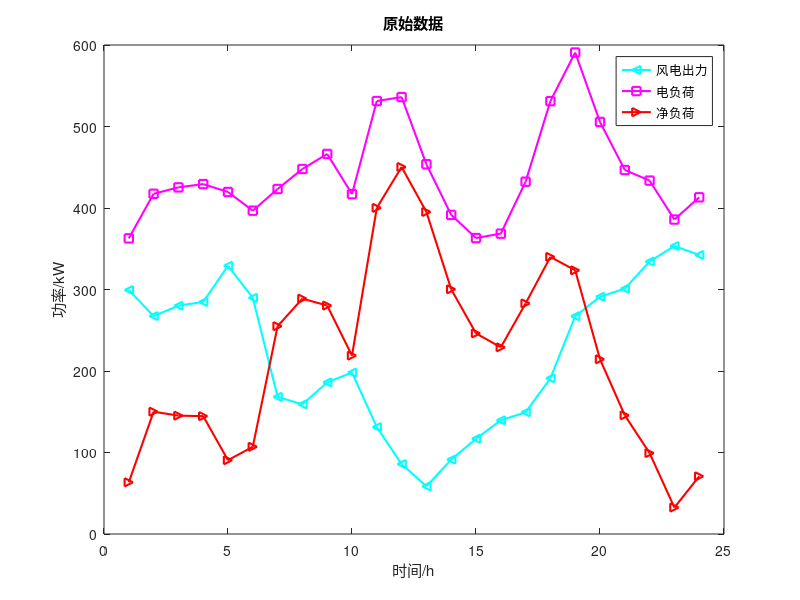

MATLAB code for this plot: (Note: this script raises an error after producing the figure.)
%%  日前调度
clc
clear
close all
%% 数据导入 
% 调度周期
T = 24;
% 风电预测功率
P_predict = [299.31684570,267.37369850,280.08537360,284.77268320,329.09958680,289.71075430,168.28435840,159.06405380,186.0346144,198.1329347,131.11925170,85.775255530,58.515213000,91.257579160,116.95062800,139.50968970,149.37751450,191.11097300,267.21249580,291.12690360,300.99492390,334.31913910,353.35715740,342.35149640];
% 电负荷
EleLoad = 0.3*[1209.1268,1391.49,1417.724,1431.1808,1398.852,1322.37,1410.948,1492.848,1554.336,1390.158,1770.804,1786.932,1512.252,1305.108,1210.398,1228.514,1440.852,1770.426,1969.128,1685.124,1488.746,1445.374,1286.138,1377.11];
% 净负荷
NetLoad = EleLoad - P_predict;
% 原始数据
figure
plot(P_predict,'c-<','LineWidth',1.5)
hold on
plot(EleLoad,'m-s','LineWidth',1.5)
plot(NetLoad,'r->','LineWidth',1.5)
legend('风电出力','电负荷','净负荷')
xlabel('时间/h');
ylabel('功率/kW');
title('原始数据');
%% 相关参数
a = 0.00336; % 成本系数a
b = 113.4; % 成本系数b
c = 7000; % 成本系数c
C_start = 31500; % 启停成本
eg = 0.9; % 火电机组i的碳排放强度 单位：t/（MW·h）
E_beta = 0.9; % 碳捕集效率
P_yita = 1.05; % 再生塔和压缩机最大工作状态系数
lamda_a = 0.0725;
lamda_dc = 0.6525; % 单位捕碳量能耗
P_D1=10; % 碳捕集固定能耗
P_BA = ones(1,24);
P_BA(1,:) = P_D1.* ones(1,24);  
K_q = 4000;%弃风惩罚成本系数
K_T = 120; %碳交易价格
delta_h = 0.7; %碳配额系数
delta_xz = 0.9;%烟气分流比限值
C_FL = 165159.4 * 1e4;%碳捕集设备总成本
N_ZJ  = 15;%碳捕集设备折旧年限
r_rate = 0.08;%碳捕集电厂项目贴现率
P_G_max = 600; % 机组最大出力 单位：MW
P_G_min = 300; % 机组最小出力
R_u = 50; % 机组上爬坡
R_d = 50; % 机组下爬坡
T_on_min = 6; % 最小开机时间
T_off_min = 6; % 最小关停时间
M_MEA = 61.08; % M_MEA的摩尔质量
M_co2 = 44; % 二氧化碳的摩尔质量
theta = 0.4; % 再生塔解析量
CR = 40; % 醇胺溶液浓度(%)
rou_R = 1.01; % 醇胺溶液密度
V_CR = 30000; % 溶液储液装置容量
V_R0 = 1000;%富液存储器初始体积
V_L0 = 5000;%贫液存储器初始体积
rate_max = 400;
K_R = 1.17; % 乙醇胺溶剂成本系数
fai = 1.5; % 溶剂运行损耗系数
%% 决策变量
% 电力源出力
P_w = sdpvar(1,24,'full'); % 风电机组出力
P_G = sdpvar(1,24,'full'); % 火电机组出力
% 碳捕集相关
P_N = sdpvar(1,24,'full'); % 机组净出力
P_CC = sdpvar(1,24,'full');% 碳捕集运行能耗
P_OP = sdpvar(1,24,'full');% 碳捕集能耗
P_absorb = sdpvar(1,24,'full');
P_desorb = sdpvar(1,24,'full');
E_G = sdpvar(1,24,'full'); % 碳捕集机组产生的总碳排放
E_AB = sdpvar(1,24,'full'); % 机组捕获的总碳排放
E_DE = sdpvar(1,24,'full'); % 机组解析的总碳排放
E_liguid = sdpvar(1,24,'full');
E_NET = sdpvar(1,24,'full');
V_AB = sdpvar(1,24,'full'); % 
V_DE = sdpvar(1,24,'full');
V_R = sdpvar(1,24,'full'); % 富液体积
V_L = sdpvar(1,24,'full'); % 贫液体积
P_cut = sdpvar(1,24,'full'); % 系统可削减电负荷
P_DE = sdpvar(1,24,'full'); % 系统经过过需求响应后的电负荷
u = binvar(1,24,'full'); % 机组启停状态
T_on = sdpvar(1,24,'full'); 
T_off = sdpvar(1,24,'full');
delta = sdpvar(1,24);%烟气分流比
%% 约束条件
C = [];  %约束条件初始
% 【综合灵活运行方式】碳捕集电厂数学模型 公式（1）-（3）
for t=1:24
    C = [C,0 <= P_G(t)];
    C = [C,P_G(t) == P_N(t) + P_CC(t)]; % 机组输出总功率
    C = [C,P_CC(t) == P_BA(t) + P_OP(t)]; % 碳捕集运行功率
    C = [C,P_absorb(t) == lamda_a * E_AB(t)]; % 碳捕集运行功率
    C = [C,P_desorb(t) == lamda_dc * E_DE(t)]; % 碳捕集运行功率
    C = [C,P_OP(t) == lamda_a * E_AB(t)+  lamda_dc * E_DE(t)]; % 碳捕集设备运行能耗
    C = [C,E_G(t) == eg * P_G(t)];% 碳捕集机组产生的总碳排放
    C = [C,E_AB(t) ==  E_beta * delta(t) * E_G(t)]; % 机组捕获的二氧化碳总量
    C = [C,E_NET(t) ==  (1 - E_beta * delta(t)) * E_G(t)]; % 净碳排
    %C = [C, P_G_min - P_lamda * P_yita * E_beta * delta(t) * eg * P_G_max - P_BA <= P_N(t) <= P_G_max-P_BA]; % 【综合灵活运行方式】碳捕集电厂净出力范围    
    C = [C, 1 - delta_xz <= delta(t) <= delta_xz]; %烟气分流比限值约束
    C = [C, -0.02 * EleLoad(t) <= P_cut(t) <= 0];
    C = [C, P_DE(t) == EleLoad(t) + P_cut(t) ];% 切负荷后的电负荷
    C = [C, P_w(t) + P_N(t) == P_DE(t) ]; % 电力平衡
    C = [C,0 <= E_AB(t) <= P_yita * E_beta * eg * P_G_max];   % 510.3t二氧化碳
end

%% 其他约束
% 火电机组出力约束
for t=1:24
    C = [C, P_G_min * u(t) <= P_G(t) <= P_G_max * u(t)];
    C = [C, 0 <= P_w(t) <= P_predict(t)];
end

% 火电机组爬坡约束
for t = 2:24
    C = [C, P_G(t) - P_G(t-1) <= u(t) * R_u]; % 上爬坡约束
    C = [C, P_G(t-1) - P_G(t) <= u(t-1) * R_d]; % 下爬坡约束
end
% 火电机组启停约束
for t = 2:24
    % 更新连续开机与关停时间
    T_on(t) = T_on(t-1) + u(t-1);
    T_off(t) = T_off(t-1) + (1 - u(t-1));
    % 启停约束
    C = [C, (T_on(t-1) - T_on_min) * (u(t-1) - u(t)) >= 0];
    C = [C, (T_off(t-1) - T_off_min) * (u(t) - u(t-1)) >= 0];
end
% 碳捕集装置约束
for t=1:24
    C = [C,V_AB(t)==(M_MEA * E_AB(t))/(M_co2 * theta * CR/100 * rou_R)]; % 电厂i的溶液存储器t时刻释放二氧化碳所需的溶液体积 注意单位换算
    C = [C,V_DE(t)==(M_MEA * E_DE(t))/(M_co2 * theta * CR/100 * rou_R)];
    for i= 1:t
       C = [C,V_R(i) == V_R0 + sum(V_AB(1:i) - V_DE(1:i))]; % 富液变化
       C = [C,V_L(i) == V_L0 + sum(V_DE(1:i) - V_AB(1:i))]; % 贫液变化
       C = [C,E_liguid(i) ==  sum(E_AB(1:i) - E_DE(1:i))];
       C = [C,E_liguid(t) >=  0];
    end
    C = [C,0 <= V_R(t)<=V_CR]; % 富液体积
    C = [C,0 <= V_L(t)<=V_CR]; % 贫液体积
end 
    C=[C,V_L0 == V_L(24)];% 贫液初始平衡
    C=[C,V_R0 == V_R(24)];% 富液初始平衡
for t=1:23
     C = [C,0 <= abs(V_R(t+1) - V_R(t))<= rate_max * P_yita]; % 流速
     C = [C,0 <= abs(V_L(t+1) - V_L(t))<= rate_max * P_yita]; % 流速
end
%% 目标函数
F=0;
 for t=1:24
    C_loadcut(t) = 400 * abs(P_cut(t)); % 失负荷成本
    C_H(t) = a * P_G(t)* P_G(t) + b * P_G(t) + c; % 火电机组煤耗成本
    C_R(t) = K_R * fai * E_AB(t); % 溶剂损耗成本
    C_T(t) = K_T * (E_G(t) - E_AB(t)- delta_h * P_G(t));% 碳交易成本 = 碳交易价格*（净碳排 - 配额碳排）
    C_q(t) = K_q *(P_predict(t) - P_w(t)); % 弃风惩罚成本
 end
 for t = 2:24
        C_k(t)= (u(t) * (1 - u(t-1)) + u(t-1) * (1 - u(t))) * C_start;
 end
F = F + sum(C_loadcut) + sum(sum(C_H)) +sum(sum(C_k)) + sum(sum(C_R)) + sum(C_T) + sum(C_q);

 %% 求解器配置
ops = sdpsettings('verbose',2,'solver','gurobi','gurobi.MIPGap',1e-6,'gurobi.Heuristics',0.9,'gurobi.TuneTimeLimit',0);
result = optimize(C,F,ops);
s_F = value(F);
s_F1 = value(sum(C_loadcut));
s_C_H = value(sum(C_H));
s_C_R = value(sum(C_R));
s_C_T = value(sum(C_T));
s_C_q = value(sum(C_q));
s_C_k = value(sum(sum(C_k)));
display(['最优规划结果 : ', num2str(s_F)]);
disp(['火电机组煤耗成本: ', num2str(s_C_H)]);
disp(['溶剂损耗成本: ', num2str(s_C_R)]);
disp(['碳交易成本: ', num2str(s_C_T)]);
disp(['弃风惩罚成本: ', num2str(s_C_q)]);
disp(['电能需求响应成本: ', num2str(s_F1)]);
disp(['机组启停成本: ', num2str(s_C_k)]);
%% 数据获取
s_P_w = value(P_w); % 风电机组出力
s_P_G = value(P_G); % 火电机组出力
s_P_N = value(P_N); % 机组净出力
s_u = value(u);
% 碳捕集相关
s_delta = value(delta);
s_P_CC = value(P_CC); % 碳捕集运行能耗
s_P_OP = value(P_OP); % 碳捕集能耗
s_P_absorb = value(P_absorb); % 碳捕集能耗
s_P_desorb = value(P_desorb); % 碳捕集能耗
s_E_G = value(E_G); % 碳捕集机组产生的总碳排放
s_E_AB = value(E_AB); % 机组捕获的总碳排放
s_E_DE = value(E_DE); % 机组解析的总碳排放
s_E_NET = value(E_NET); % 净碳捕集量
s_E_liguid = value(E_liguid);
s_V_AB = value(V_AB); % 贫液流量
s_V_DE = value(V_DE); % 富液流量
s_V_R = value(V_R); % 富液体积
s_V_L = value(V_L); % 贫液体积
rate_absorb = s_V_AB/rate_max;
rate_desorb = s_V_DE/rate_max;
E_netpower_emisson = eg *s_P_N;
% 负荷
s_P_cut = value(P_cut); % 系统可削减电负荷
s_P_DE = value(P_DE); % 切负荷后的电负荷
%% 数据分析与画图
% 电力系统
for t=1:24
    Plot_EleNet(1,t) = P_w(t);
    Plot_EleNet(2,t) = P_N(t);
    Plot_EleNet(3,t) = P_CC(t);
end
Plot_EleNet = Plot_EleNet';
figure
bar(Plot_EleNet,'stacked');
hold on
plot(EleLoad,'-r^',...
                'Color',[1,0,0],...  
                'LineWidth',1,...
                'MarkerEdgeColor','k',...
                'MarkerFaceColor',[0 0 1],...
                'MarkerSize',5);
plot(s_P_DE,'-g^',...
                'Color',[0,1,0],...  
                'LineWidth',1,...
                'MarkerEdgeColor','y',...
                'MarkerFaceColor',[1 0 1],...
                'MarkerSize',5);
xlabel('时间/h');
ylabel('功率/kW');
title('电功率平衡');
hold on
legend({['风电','碳捕集机组净出力','碳捕集能耗','电负荷','P-DE']},...
'FontSize',10,'Location','northwest','NumColumns',3);
% 风电出力
figure
plot(s_P_w,'r-s','LineWidth',1.5)
hold on
plot(P_predict,'c--','LineWidth',1.5)
legend({'风功率','风功率预测值'})
xlabel('时间/h');
ylabel('功率/kW');
title('风电功率');

%% 碳捕集机组
hours = 1:24; % 时段
% 电厂的功率构成
figure;
yyaxis left % 创建双y轴图，左侧y轴用于功率累加值
b = bar(hours, [s_P_N', P_BA', s_P_OP'], 'stacked','FaceColor','flat');
for k = 1:3
    b(k).CData = k;
end
ylabel('碳捕集电厂功率 (MW)');
yyaxis right % 创建双y轴图，右侧y轴用于烟气分流比
plot(hours, s_delta, 'k--', 'LineWidth', 1.5);
ylim([0 1]);
ylabel('烟气分流比');
title('电厂各部分功率组成');
xlabel('时段');
legend('净出力', '固定能耗', '运行能耗', '烟气分流比', 'Location', 'northeastoutside');
% 二氧化碳捕集量
figure
plot(s_E_G,'r-s','LineWidth',1.5)
hold on
plot(s_E_NET,'g-s','LineWidth',1.5)
hold on
plot(s_E_AB,'m--','LineWidth',1.5)
plot(s_E_DE,'c--','LineWidth',1.5)
plot(E_netpower_emisson,'r--','LineWidth',1.5)
legend('初始碳排','净碳排','吸收二氧化碳','解吸并压缩二氧化碳','净输出功率对应的CO2')
xlabel('时间/h');
ylabel('碳捕集量');
ylim([0 550]);
title('二氧化流向');


% 贫液、富液体积变化和流速图
figure;
subplot(2,1,1);
plot(hours, s_V_L, 'b-', 'LineWidth', 1.5);
hold on;
plot(hours, s_V_R, 'r-', 'LineWidth', 1.5);
hold on;
plot(hours, s_V_AB, 'g-', 'LineWidth', 1.5);
hold on;
plot(hours, s_V_DE, 'm-', 'LineWidth', 1.5);
ylabel('体积 (m^3)');
xlabel('时间/h');
legend('贫液存储器', '富液存储器', '吸收', '解吸','Location', 'northeastoutside');
title('贫液和富液体积变化');

subplot(2,1,2);
plot(hours, rate_absorb, 'g-', 'LineWidth', 1.5);
hold on;
plot(hours, rate_desorb, 'm-', 'LineWidth', 1.5);
ylabel('流速 (m^3/h)');
xlabel('时间/h');
title('贫液和富液流速');
legend('贫液流速', '富液流速');